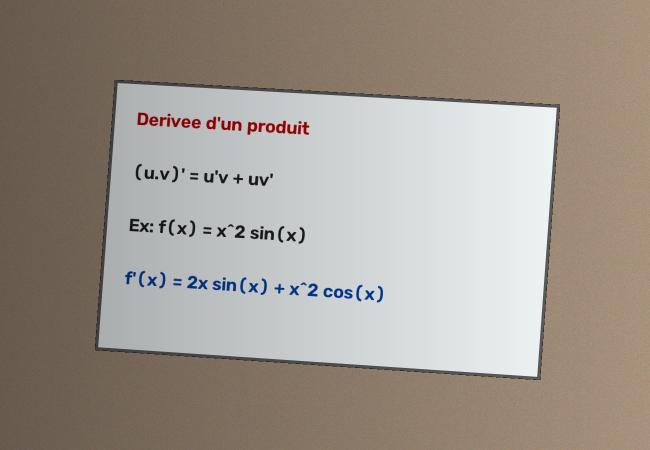
#> input picture samples/fake_board.jpg, 1300 x 900 px (shown at 1/2 size)
$ python -i preprocess.py   (imports and definitions only)
#> lines starting #> are read from the running program, lines starting #| are printed output that depends on the picture; after the words box and inside, x2 and y2 are one past the last pixel; in counts of white or black regions, pixels touching at a corner belong together
"""Traitement de la photo du tableau avant de l'envoyer au modele.

Etapes : detection du tableau -> redressement (perspective) -> nettoyage
(on enleve les reflets / ombres en estimant le fond).
"""
import base64
from dataclasses import dataclass
from pathlib import Path

import cv2
import numpy as np

MAX_SIDE = 1600  # au-dela ca coute des tokens pour rien


@dataclass
class BoardScan:
    original: np.ndarray
    warped: np.ndarray
    clean: np.ndarray
    corners: np.ndarray | None = None
    inverted: bool = False  # True si tableau noir / vert

    @property
    def board_found(self) -> bool:
        return self.corners is not None


def load_image(src) -> np.ndarray:
    if isinstance(src, (bytes, bytearray)):
        buf = np.frombuffer(src, np.uint8)
    else:
        # cv2.imread plante sur les chemins avec accents sous Windows
        buf = np.fromfile(str(Path(src)), np.uint8)
    img = cv2.imdecode(buf, cv2.IMREAD_COLOR)
    if img is None:
        raise ValueError("Impossible de lire l'image")
    return img


def resize_max(img: np.ndarray, max_side: int = MAX_SIDE) -> np.ndarray:
    h, w = img.shape[:2]
    scale = max_side / max(h, w)
    if scale >= 1:
        return img
    return cv2.resize(img, (int(w * scale), int(h * scale)), interpolation=cv2.INTER_AREA)


def order_corners(pts: np.ndarray) -> np.ndarray:
    """Remet les 4 coins dans l'ordre haut-gauche, haut-droit, bas-droit, bas-gauche."""
    pts = pts.reshape(4, 2).astype("float32")
    s = pts.sum(axis=1)
    d = np.diff(pts, axis=1).ravel()  # y - x
    return np.array(
        [pts[np.argmin(s)], pts[np.argmin(d)], pts[np.argmax(s)], pts[np.argmax(d)]],
        dtype="float32",
    )


def find_board(img: np.ndarray, min_area_ratio: float = 0.2) -> np.ndarray | None:
    gray = cv2.cvtColor(img, cv2.COLOR_BGR2GRAY)
    gray = cv2.GaussianBlur(gray, (5, 5), 0)
    edges = cv2.Canny(gray, 50, 150)
    edges = cv2.dilate(edges, np.ones((3, 3), np.uint8), iterations=2)

    contours, _ = cv2.findContours(edges, cv2.RETR_EXTERNAL, cv2.CHAIN_APPROX_SIMPLE)
    img_area = img.shape[0] * img.shape[1]

    for c in sorted(contours, key=cv2.contourArea, reverse=True)[:5]:
        area = cv2.contourArea(c)
        if area < min_area_ratio * img_area:
            break
        if area > 0.98 * img_area:
            # c'est le bord de la photo, pas le tableau
            continue
        peri = cv2.arcLength(c, True)
        approx = cv2.approxPolyDP(c, 0.02 * peri, True)
        if len(approx) == 4 and cv2.isContourConvex(approx):
            return order_corners(approx)
    return None


def warp(img: np.ndarray, corners: np.ndarray) -> np.ndarray:
    tl, tr, br, bl = corners
    w = int(max(np.linalg.norm(br - bl), np.linalg.norm(tr - tl)))
    h = int(max(np.linalg.norm(tr - br), np.linalg.norm(tl - bl)))
    dst = np.array([[0, 0], [w - 1, 0], [w - 1, h - 1], [0, h - 1]], dtype="float32")
    M = cv2.getPerspectiveTransform(corners, dst)
    return cv2.warpPerspective(img, M, (w, h))


def is_dark_board(img: np.ndarray) -> bool:
    gray = cv2.cvtColor(img, cv2.COLOR_BGR2GRAY)
    return float(np.median(gray)) < 110


def clean_board(img: np.ndarray) -> np.ndarray:
    # Idee : le fond du tableau varie lentement (ombres, reflets du neon),
    # les traits de feutre sont fins. On estime le fond en "effacant" les
    # traits (dilatation + flou median) puis on divise l'image par ce fond.
    out = np.empty_like(img)
    kernel = np.ones((7, 7), np.uint8)
    for i in range(3):
        ch = img[:, :, i]
        bg = cv2.medianBlur(cv2.dilate(ch, kernel), 21)
        out[:, :, i] = cv2.divide(ch, bg, scale=255)

    # petit coup de CLAHE sur la luminance pour faire ressortir les traits pales
    lab = cv2.cvtColor(out, cv2.COLOR_BGR2LAB)
    l, a, b = cv2.split(lab)
    l = cv2.createCLAHE(clipLimit=1.5, tileGridSize=(8, 8)).apply(l)
    return cv2.cvtColor(cv2.merge([l, a, b]), cv2.COLOR_LAB2BGR)


def scan(src) -> BoardScan:
    original = resize_max(load_image(src) if not isinstance(src, np.ndarray) else src)

    corners = find_board(original)
    warped = warp(original, corners) if corners is not None else original.copy()

    inverted = is_dark_board(warped)
    base = 255 - warped if inverted else warped  # craie blanche -> traits sombres

    return BoardScan(
        original=original,
        warped=warped,
        clean=clean_board(base),
        corners=corners,
        inverted=inverted,
    )


def crop_normalized(img: np.ndarray, x: float, y: float, w: float, h: float) -> np.ndarray:
    """Decoupe une zone donnee en coordonnees relatives (0..1)."""
    H, W = img.shape[:2]
    x0 = int(np.clip(x, 0, 1) * W)
    y0 = int(np.clip(y, 0, 1) * H)
    x1 = int(np.clip(x + w, 0, 1) * W)
    y1 = int(np.clip(y + h, 0, 1) * H)
    if x1 - x0 < 16 or y1 - y0 < 16:
        raise ValueError("Zone trop petite")
    crop = img[y0:y1, x0:x1]
    # on agrandit les petites zones sinon le zoom ne sert a rien
    if max(crop.shape[:2]) < 600:
        crop = cv2.resize(crop, None, fx=2, fy=2, interpolation=cv2.INTER_CUBIC)
    return crop


def to_jpeg_b64(img: np.ndarray, quality: int = 85) -> str:
    ok, buf = cv2.imencode(".jpg", img, [cv2.IMWRITE_JPEG_QUALITY, quality])
    if not ok:
        raise RuntimeError("encodage jpeg rate")
    return base64.standard_b64encode(buf.tobytes()).decode("ascii")


def to_rgb(img: np.ndarray) -> np.ndarray:
    # pour streamlit / PIL
    return cv2.cvtColor(img, cv2.COLOR_BGR2RGB)

>>> import cv2
>>> picture = cv2.imread('../samples/fake_board.jpg')
#> picture is the input picture: shape (900, 1300, 3); mean B, G, R 142.4, 151.8, 160
>>> result = scan(picture)
#> in find_board, `gray = cv2.cvtColor(img, cv2.COLOR_BGR2GRAY)`:
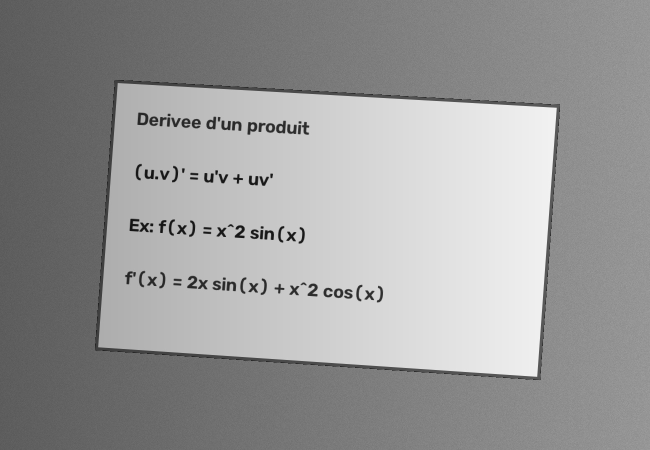
#> gray: shape (900, 1300) (shown at 1/2 size); min 1, max 245, mean 153.2
#> in find_board, `edges = cv2.Canny(gray, 50, 150)`:
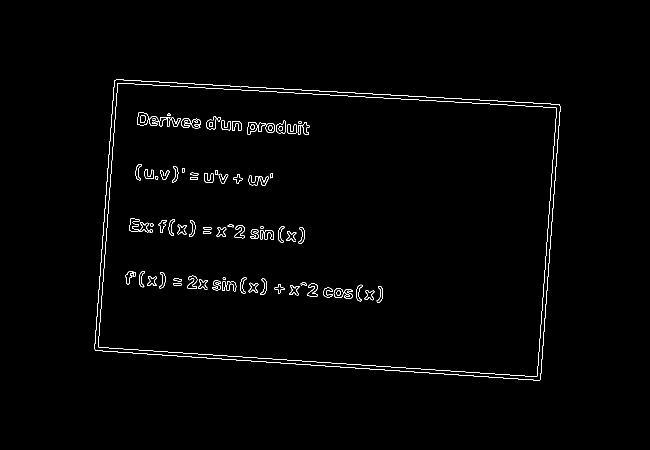
#> edges: shape (900, 1300) (shown at 1/2 size); 1% white in thin lines or dots, all inside (x1, y1, x2, y2) = (189, 159, 1121, 761)
#> in find_board, `edges = cv2.dilate(edges, np.ones((3, 3), np.uint8), iterations=2)`:
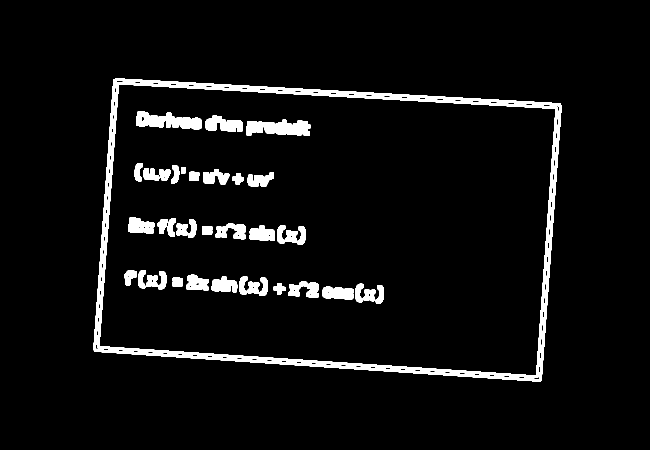
#> edges: shape (900, 1300) (shown at 1/2 size); 5.1% white; 40 white regions
#> in find_board, `contours, _ = cv2.findContours(edges, cv2.RETR_EXTERNAL, cv2.CHAIN_APP..`: contours = 1 contour; box (x1, y1, x2, y2) and area: (187, 157, 1123, 763) 496210
#> the loop in find_board, `for c in sorted(contours, key=cv2.contourArea, reverse=True)[:5]:` made 1 pass
#> (area, peri, pts in order_corners, s in order_corners, d in order_corners) on pass 1: (496210, 2967.5, [[226, 159], [189, 703], [1083, 761], [1121, 206]], [385, 892, 1844, 1327], [-67, 514, -322, -915])
#> in scan, `corners = find_board(original)`: corners = [[226, 159], [1121, 206], [1083, 761], [189, 703]]
#> in warp, `tl, tr, br, bl = corners`: tl = [226, 159]; tr = [1121, 206]; br = [1083, 761]; bl = [189, 703]
#> in warp, `w = int(max(np.linalg.norm(br - bl), np.linalg.norm(tr - tl)))`: w = 896
#> in warp, `h = int(max(np.linalg.norm(tr - br), np.linalg.norm(tl - bl)))`: h = 556
#> in warp, `dst = np.array([[0, 0], [w - 1, 0], [w - 1, h - 1], [0, h - 1]], dtype..`: dst = [[0, 0], [895, 0], [895, 555], [0, 555]]
#> in warp, `M = cv2.getPerspectiveTransform(corners, dst)`: M = [[1.02, 0.0695, -242], [-0.0537, 1.02, -150.3], [2.27e-05, 1.04e-06, 1]]
#> in is_dark_board, `gray = cv2.cvtColor(img, cv2.COLOR_BGR2GRAY)`:
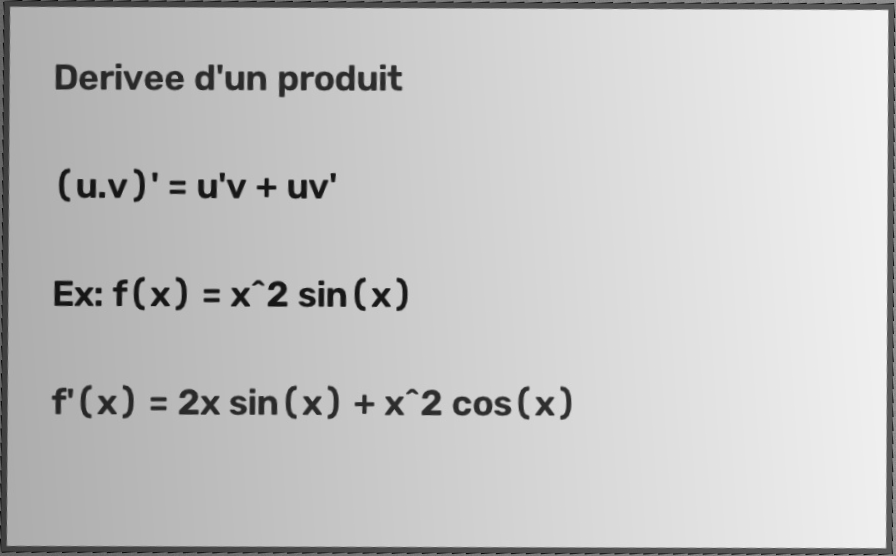
#> gray: shape (556, 896); min 2, max 243, mean 196.7
#> in scan, `inverted = is_dark_board(warped)`: inverted = False
#> the loop in clean_board, `for i in range(3):` made 3 passes
#> pass 1, in clean_board, `bg = cv2.medianBlur(cv2.dilate(ch, kernel), 21)`:
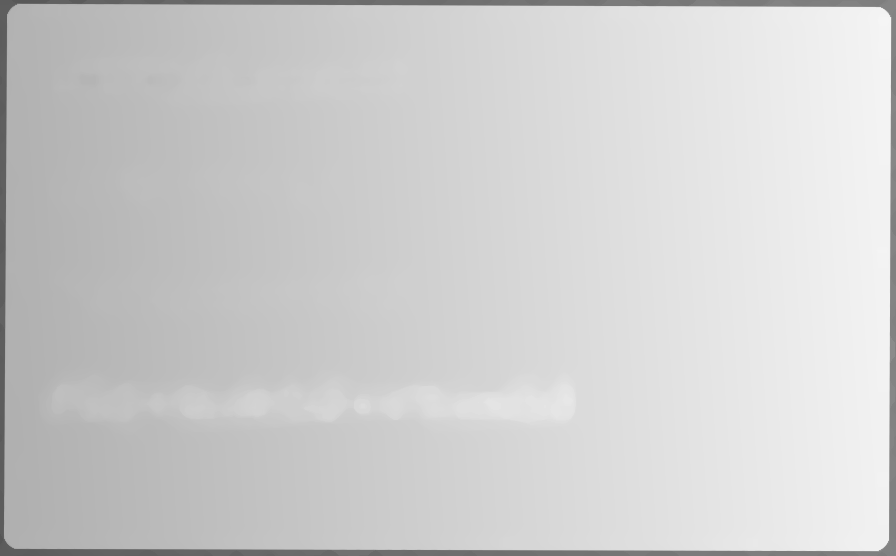
#> bg: shape (556, 896); min 86, max 245, mean 206.4
#> after the loop in clean_board, `for i in range(3):`:
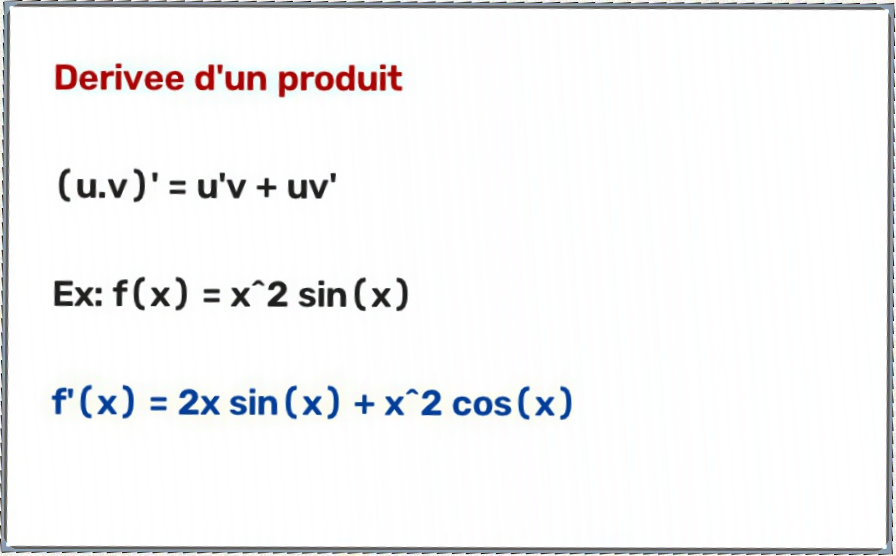
#> out: shape (556, 896, 3); mean B, G, R 244.1, 243.2, 243.6
#> in clean_board, `lab = cv2.cvtColor(out, cv2.COLOR_BGR2LAB)`: lab: shape (556, 896, 3); mean of channels 0, 1, 2 244.4, 128.5, 127.8
#> in clean_board, `l, a, b = cv2.split(lab)`:
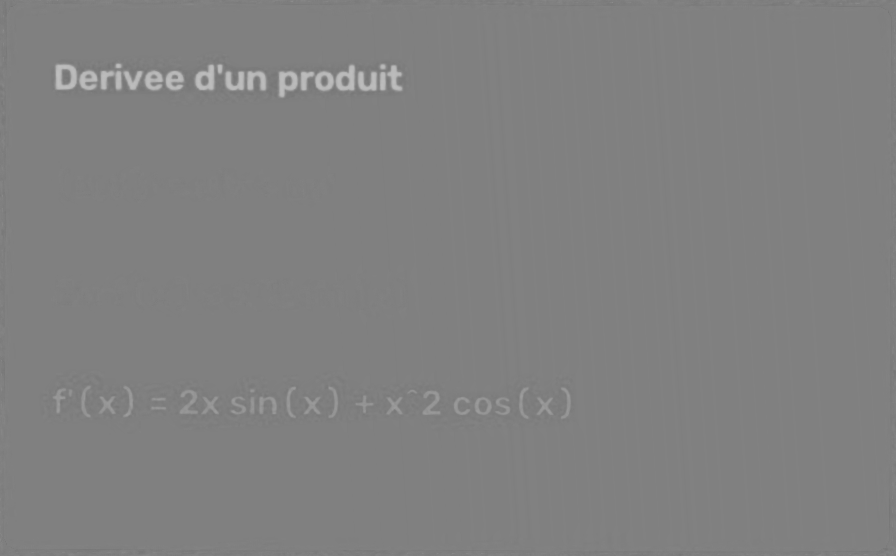
#> a: shape (556, 896); min 117, max 191, mean 128.5
